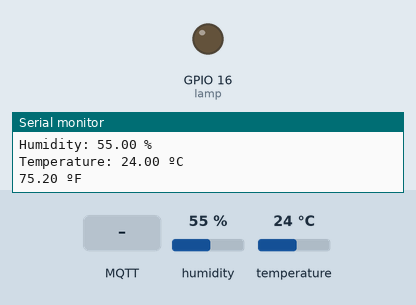
Simulated run of this sketch. Board: ESP8266 (NodeMCU). On the bench: output pins drawn as LEDs (lit = HIGH), the last lines printed to the serial monitor. The inputs (shaded band) are chosen by the test bench; at power-on: humidity 55 %, temperature 24 °C. WiFi joins after 1.5 s; servers stay silent unless stated; random numbers use the default seed unless the sketch sets one; no MQTT or app messages arrive unless stated.

Above: at 2.7 s.
2.8 s: MQTT message "on" arrives on the first subscribed topic
At 4.0 s:
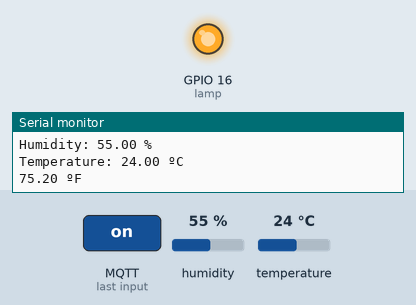
4.3 s: MQTT message "off" arrives on the first subscribed topic
At 5.1 s:
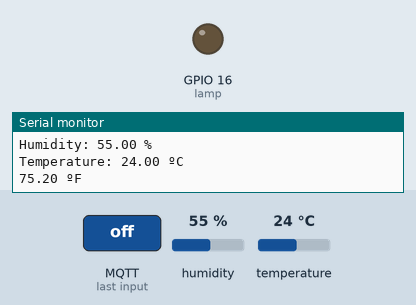
Timing chart, 0 to 7.3 s (numbered marks = the images above; inputs shaded):
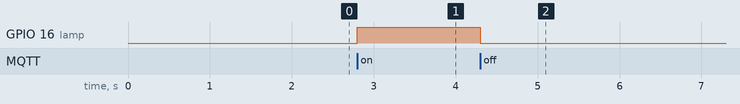

The sketch:

ESP8266_MQTT.ino
```cpp
// Load libraries
#include <ESP8266WiFi.h>
#include <PubSubClient.h>
#include "DHT.h"

// Uncomment one of the lines bellow for whatever DHT sensor type you're using!
#define DHTTYPE DHT11   // DHT 11
//#define DHTTYPE DHT21   // DHT 21 (AM2301)
//#define DHTTYPE DHT22   // DHT 22  (AM2302), AM2321


// Replace with your network credentials
const char* ssid     = "REPLACE_WITH_YOUR_SSID";
const char* password = "REPLACE_WITH_YOUR_PASSWORD";

// Change the variable to your Raspberry Pi IP address, so it connects to your MQTT broker
const char* mqtt_server = "REPLACE_WITH_YOUR_MQTT_BROKER";


//Publish MQTT Topics
#define MQTT_PUB_TEMP "room/temperature" //change to reading 1 topic
#define MQTT_PUB_HUM "room/humidity" //change to reading 2 topic

//Subscribe MQTT Topics
#define OUTPUT_TOPIC "esp8266/output/test" //change to output 1 topic

//Timer to send data
#define PUSH_TIMER 1000

// Initializes the espClient. You should change the espClient name if you have multiple ESPs running in your home automation system
WiFiClient espClient;
PubSubClient client(espClient);

// Variable to hold the temperature reading
String temperatureString = "";

// Set GPIOs for: output variable, status LED, PIR Motion Sensor, and LDR
const int DHTPin = 5;
const int lamp = 16;


// Store the current output state
String outputState = "off";


// Initialize DHT sensor.
DHT dht(DHTPin, DHTTYPE);


// Timers - Auxiliary variables
unsigned long now = millis();
unsigned long lastMeasure = 0;
boolean startTimer = false;
unsigned long currentTime = millis();
unsigned long previousTime = 0;

// Don't change the function below.
// This function connects your ESP8266 to your router
void setup_wifi() {
  delay(10);
  // We start by connecting to a WiFi network
  Serial.println();
  Serial.print("Connecting to ");
  Serial.println(ssid);
  WiFi.begin(ssid, password);
  while (WiFi.status() != WL_CONNECTED) {
    delay(500);
    Serial.print(".");
  }
  Serial.println("");
  Serial.print("WiFi connected - ESP IP address: ");
  Serial.println(WiFi.localIP());
}

// This functions is executed when some device publishes a message to a topic that your ESP8266 is subscribed to
// Change the function below to add logic to your program, so when a device publishes a message to a topic that
// your ESP8266 is subscribed you can actually do something
void callback(String topic, byte* message, unsigned int length) {
  Serial.print("Message arrived on topic: ");
  Serial.print(topic);
  Serial.print(". Message: ");
  String messageTemp;

  for (int i = 0; i < length; i++) {
    Serial.print((char)message[i]);
    messageTemp += (char)message[i];
  }
  Serial.println();

  // Feel free to add more if statements to control more GPIOs with MQTT
  // If a message is received on the topic esp8266/output, you check if the message is either on or off.
  // Turns the output according to the message received
  if(topic==OUTPUT_TOPIC){
    Serial.print("Changing output to ");
    if(messageTemp == "on"){
      digitalWrite(lamp, HIGH);
      Serial.print("on");
    }
    else if(messageTemp == "off"){
      digitalWrite(lamp, LOW);
      Serial.print("off");
    }
  }
  Serial.println();
}

// This functions reconnects your ESP8266 to your MQTT broker
// Change the function below if you want to subscribe to more topics with your ESP8266
void reconnect() {
  // Loop until we're reconnected
  while (!client.connected()) {
    Serial.print("Attempting MQTT connection...");
    // Create a random client ID
    String clientId = "ESP8266Client-";
    clientId += String(random(0xffff), HEX);
    // Attempt to connect
    if (client.connect(clientId.c_str())) {
      Serial.println("connected");
      // Subscribe or resubscribe to a topic
      // You can subscribe to more topics (to control more outputs)
      client.subscribe(OUTPUT_TOPIC);
    } else {
      Serial.print("failed, rc=");
      Serial.print(client.state());
      Serial.println(" try again in 5 seconds");
      // Wait 5 seconds before retrying
      delay(5000);
    }
  }
}

// Checks if motion was detected and the sensors are armed. Then, starts a timer.
ICACHE_RAM_ATTR void detectsMovement() {
  Serial.println("MOTION DETECTED!");
  client.publish("esp8266/motion", "MOTION DETECTED!");
  previousTime = millis();
  startTimer = true;
}

void setup() {

  dht.begin();

  // Serial port for debugging purposes
  Serial.begin(115200);

  // Initialize the output variable and the LED as OUTPUTs
  pinMode(lamp, OUTPUT);
  setup_wifi();
  client.setServer(mqtt_server, 1883);
  client.setCallback(callback);
}

void loop() {
  if (!client.connected()) {
    reconnect();
  }
  client.loop();

  // Timer variable with current time
  now = millis();

  // Publishes new temperature and LDR readings every 30 seconds
  if (now - lastMeasure > PUSH_TIMER) {
    lastMeasure = now;
        // Sensor readings may also be up to 2 seconds 'old' (its a very slow sensor)
    float humidity = dht.readHumidity();
    // Read temperature as Celsius (the default)
    float temperatureC = dht.readTemperature();
    // Read temperature as Fahrenheit (isFahrenheit = true)
    float temperatureF = dht.readTemperature(true);

    // Check if any reads failed and exit early (to try again).
    if (isnan(humidity) || isnan(temperatureC) || isnan(temperatureF)) {
      Serial.println("Failed to read from DHT sensor!");
      return;
    }

    // Publishes Temperature and Humidity values
    client.publish(MQTT_PUB_TEMP, String(temperatureC).c_str());
    client.publish(MQTT_PUB_HUM, String(humidity).c_str());
    //Uncomment to publish temperature in F degrees
    //client.publish("room/temperature", String(temperatureF).c_str());

    Serial.print("Humidity: ");
    Serial.print(humidity);
    Serial.println(" %");
    Serial.print("Temperature: ");
    Serial.print(temperatureC);
    Serial.println(" ºC");
    Serial.print(temperatureF);
    Serial.println(" ºF");

}
}
```

Measured:
- after the input at 2.8 s, GPIO 16 (lamp): LOW → HIGH at once
- after the input at 4.3 s, GPIO 16 (lamp): HIGH → LOW at once
